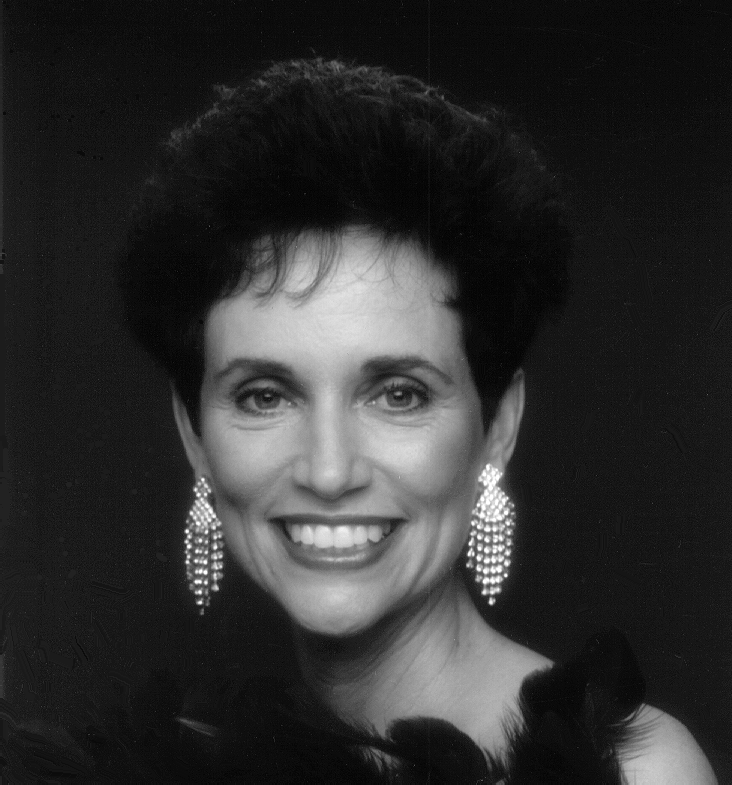
%> input picture Dominio_Frequencia/Imagens/woman.tif, 732 x 785 px
$ octave Dominio_Frequencia.m   (GNU Octave 9; MATLAB toolbox functions it lacks are replaced by stand-ins)
%> lines starting %> are read from the running program, lines starting %| are printed output that depends on the picture
%% SCRIPT PRINCIPAL: FILTRAGEM NO DOMINIO DA FREQUENCIA E ALTA ENFASE
clc;
clear;
close all;

%% =========================================================================
%% PARTE (a): FILTRAGEM BUTTERWORTH NA IMAGEM WOMAN.TIF
%% =========================================================================
file_woman = 'woman.tif';
if exist(file_woman, 'file')
    f_woman = imread(file_woman);
%> f_woman is the input picture: size 785x732 uint8; min 0, max 255, mean 46.4
else
    warning('Arquivo %s nao encontrado. Pulando etapa (a).', file_woman);
    f_woman = [];
end

if ~isempty(f_woman)
    if size(f_woman, 3) > 1, f_woman = rgb2gray(f_woman); end
    [M, N] = size(f_woman);
%> M = 785; N = 732

    % Frequencia de corte de projeto (D0) e Ordem do filtro (n)
    D0 = 0.05 * min(M, N);
%> D0 = 36.6
    n_order = 2;

    % Geracao das malhas de coordenadas espaciais centralizadas
    u = 0:(M-1); v = 0:(N-1);
%> after `u = 0:(M-1)`: u = 785 values from 0 to 784
%> after `v = 0:(N-1)`: v = 732 values from 0 to 731
    idx = find(u > M/2); u(idx) = u(idx) - M;
%> after `idx = find(u > M/2)`: idx = 392 values from 394 to 785
    idy = find(v > N/2); v(idy) = v(idy) - N;
%> after `idy = find(v > N/2)`: idy = 365 values from 368 to 732
    [V, U] = meshgrid(v, u);
    D = sqrt(U.^2 + V.^2);

    % Construcao dos filtros centrados para visualizacao 2D
    D_shift = fftshift(D);
    H_LP_shift = 1 ./ (1 + (D_shift ./ D0).^(2*n_order));
    H_HP_shift = 1 - H_LP_shift;

    % Filtros nao centralizados para multiplicacao direta na FFT
    H_LP = 1 ./ (1 + (D ./ D0).^(2*n_order));
    H_HP = 1 - H_LP;

    % Execucao da Transformada de Fourier e filtragem
    F_woman = fft2(double(f_woman));
    g_lp = real(ifft2(F_woman .* H_LP));
    g_hp = real(ifft2(F_woman .* H_HP));
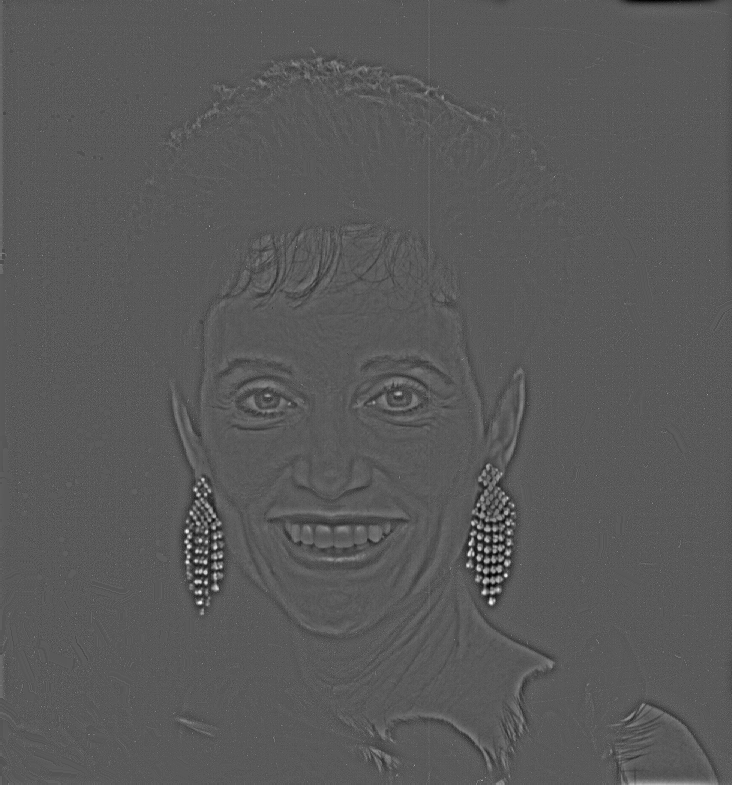
%> g_hp: size 785x732 double; min -87.37, max 161.3, mean 0; drawn with min black and max white

    % Visualizacao dos Filtros apenas em 2D (Evita travar o navegador)
    figure('Name', 'Parte (a): Filtros Butterworth 2D', 'NumberTitle', 'off');
    subplot(1,2,1); imshow(H_LP_shift, []); title('Filtro Passa-Baixas 2D');
    subplot(1,2,2); imshow(H_HP_shift, []); title('Filtro Passa-Altas 2D');
%> after `title('Filtro Passa-Altas 2D')`:
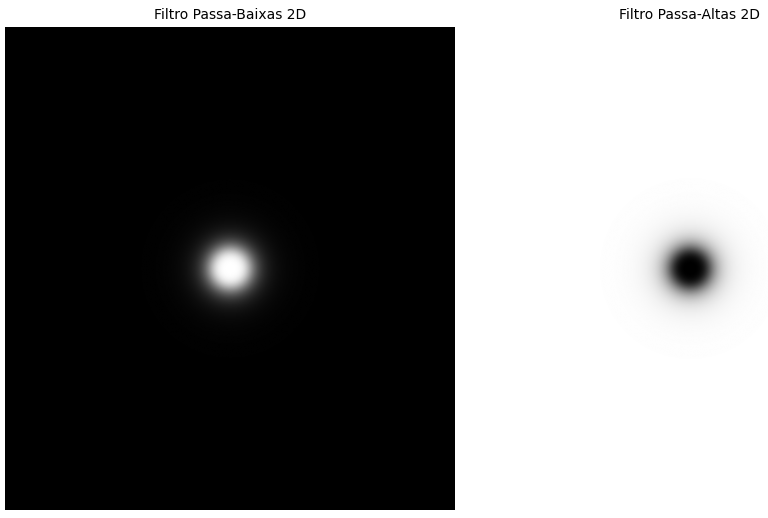
%> figure redrawn from the program's plot data, 2 panels

    % Painel de resultados de imagens
    figure('Name', 'Parte (a): Resultados Filtragem - Imagem Woman', 'NumberTitle', 'off');
    subplot(1,3,1); imshow(f_woman); title('Original');
    subplot(1,3,2); imshow(uint8(mat2gray(g_lp)*255)); title('Passa-Baixas (Suavizada)');
    subplot(1,3,3); imshow(uint8(mat2gray(g_hp)*255)); title('Passa-Altas (Bordas)');
end

%% =========================================================================
%% PARTES (b) e (c): TESTE DE ALTA ENFASE COM CHESTXRAY.TIF
%% =========================================================================
file_xray = 'chestXray.tif';
if exist(file_xray, 'file')
    f_xray = imread(file_xray);
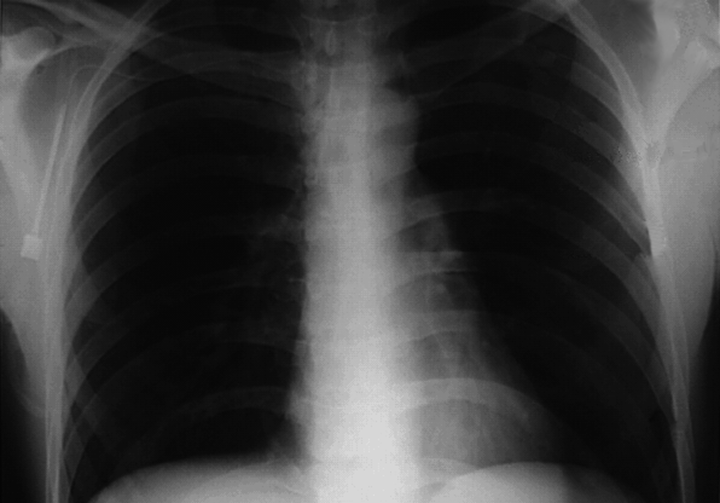
%> input picture Dominio_Frequencia/Imagens/chestXray.tif, 720 x 503 px
%> f_xray is the input picture: size 503x720 uint8; min 3, max 222, mean 59.9
else
    error('Arquivo critico %s nao encontrado no diretorio corrente.', file_xray);
end

if size(f_xray, 3) > 1, f_xray = rgb2gray(f_xray); end

% Parametros de Alta Enfase: a=offset, b=multiplicador, type='butterworth', show=true
a_param = 0.5;
b_param = 2.0;
type_filt = 'butterworth';
show_boolean = true;

% Execucao da funcao requisitada
[H_HFE, g_filtered] = highEmphasisFilt(a_param, b_param, f_xray, type_filt, show_boolean);
%> in highEmphasisFilt, `g = real(ifft2(F .* H_HFE));`:
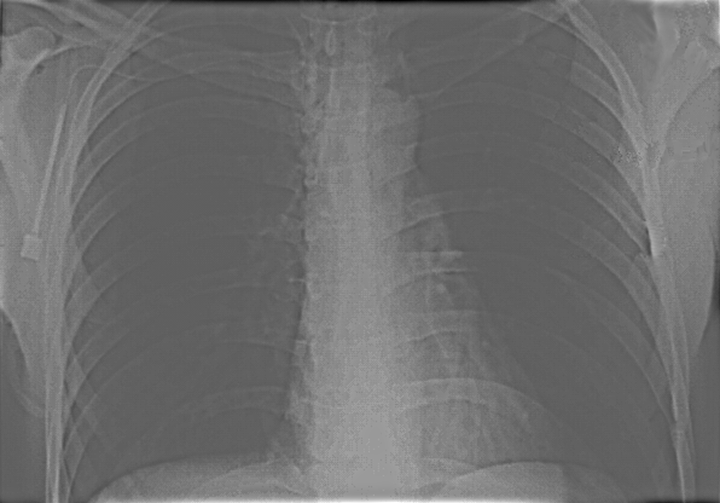
%> g: size 503x720 double; min -167.5, max 287, mean 29.9; drawn with min black and max white
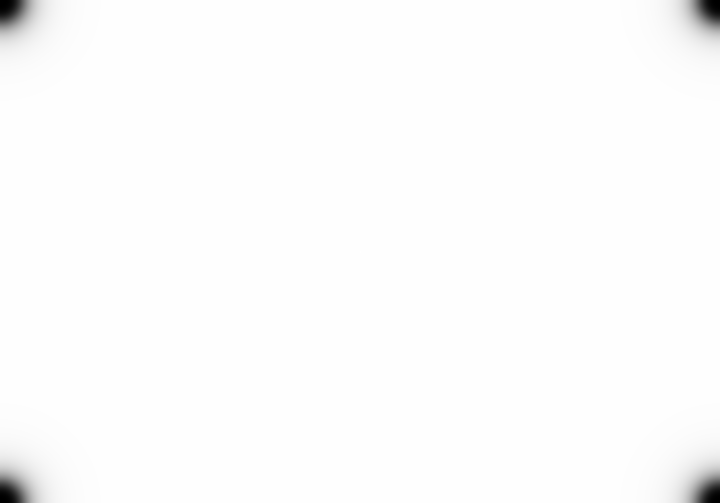
%> H_HFE: size 503x720 double; min 0.5, max 2.5, mean 2.48; drawn with min black and max white

% Computacao dos espectros de magnitude antes e depois (Escala Logaritmica)
F_before = fftshift(log(1 + abs(fft2(double(f_xray)))));
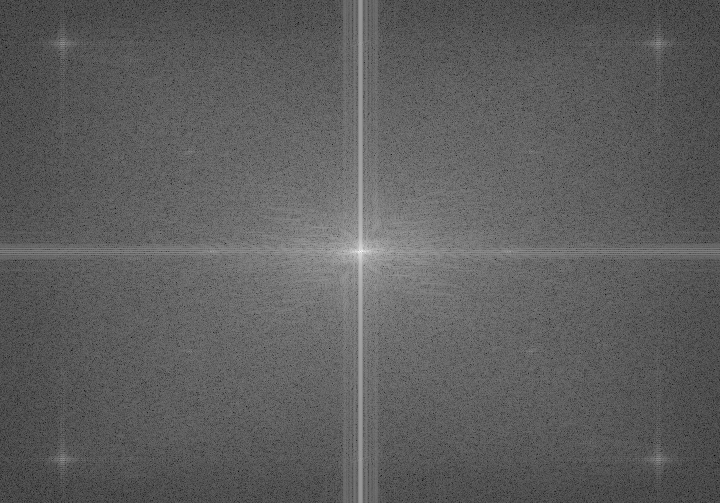
%> F_before: size 503x720 double; min 0.194, max 16.89, mean 6.39; drawn with min black and max white
F_after  = fftshift(log(1 + abs(fft2(double(g_filtered)))));

% Aplicacao da de equalizacao de histograma na imagem filtrada (Requisito c)
g_equalized = histeq(uint8(mat2gray(g_filtered)*255));
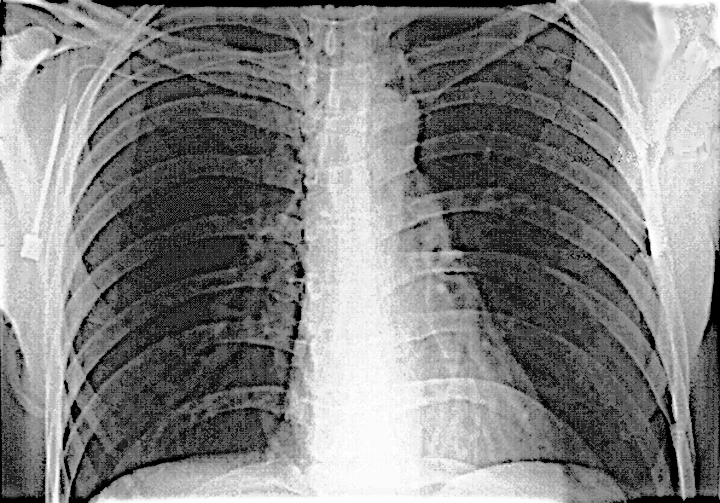
%> g_equalized: size 503x720 uint8; min 0, max 255, mean 130.2

% Plotagem do painel comparativo do Exercicio (c)
figure('Name', 'Parte (c): Pipeline de Processamento - Raio-X', 'NumberTitle', 'off');
subplot(2,3,1); imshow(f_xray); title('1. Original');
subplot(2,3,4); imshow(F_before, []); title('2. Espectro Original');
subplot(2,3,2); imshow(uint8(mat2gray(g_filtered)*255)); title('3. Filtrada Alta Enfase');
subplot(2,3,5); imshow(F_after, []); title('4. Espectro Filtrado');
subplot(2,3,3); imshow(g_equalized); title('5. Filtrada + Equalizada');

%% =========================================================================
%% FUNCOES LOCAIS
%% =========================================================================

function [H_HFE, g] = highEmphasisFilt(a, b, f, type, show)
    [M, N] = size(f);

    % Frequencia de corte fixa de projeto (D0) para o casamento de grades
    D0 = 0.05 * min(M, N);
    n_order = 2;

    % Geracao de malha de coordenadas de frequencia nao centralizada
    u = 0:(M-1); v = 0:(N-1);
    idx = find(u > M/2); u(idx) = u(idx) - M;
    idy = find(v > N/2); v(idy) = v(idy) - N;
    [V, U] = meshgrid(v, u);
    D = sqrt(U.^2 + V.^2);

    % Selecao da assinatura do filtro passa-altas de base (H_HP)
    switch lower(type)
        case 'butterworth'
            H_LP = 1 ./ (1 + (D ./ D0).^(2*n_order));
            H_HP = 1 - H_LP;
        case 'gaussian'
            H_HP = 1 - exp(-(D.^2) / (2 * (D0^2)));
        case 'ideal'
            H_HP = double(D > D0);
        otherwise
            error('Tipo de filtro desconhecido. Use ''butterworth'', ''gaussian'' ou ''ideal''.');
    end

    % Sintese da equacao linear do Filtro de Alta Enfase
    H_HFE = a + b * H_HP;

    % Processamento espectral via multiplicacao direta de matrizes complexas
    F = fft2(double(f));
    g = real(ifft2(F .* H_HFE));

    % Plotagem condicional controlada pelo parametro show apenas em 2D
    if islogical(show) && show
        H_shift = fftshift(H_HFE);
        figure('Name', 'Parte (b): Filtro High-Emphasis 2D', 'NumberTitle', 'off');
        imshow(H_shift, []); title('Filtro HFE 2D');
    end
end
